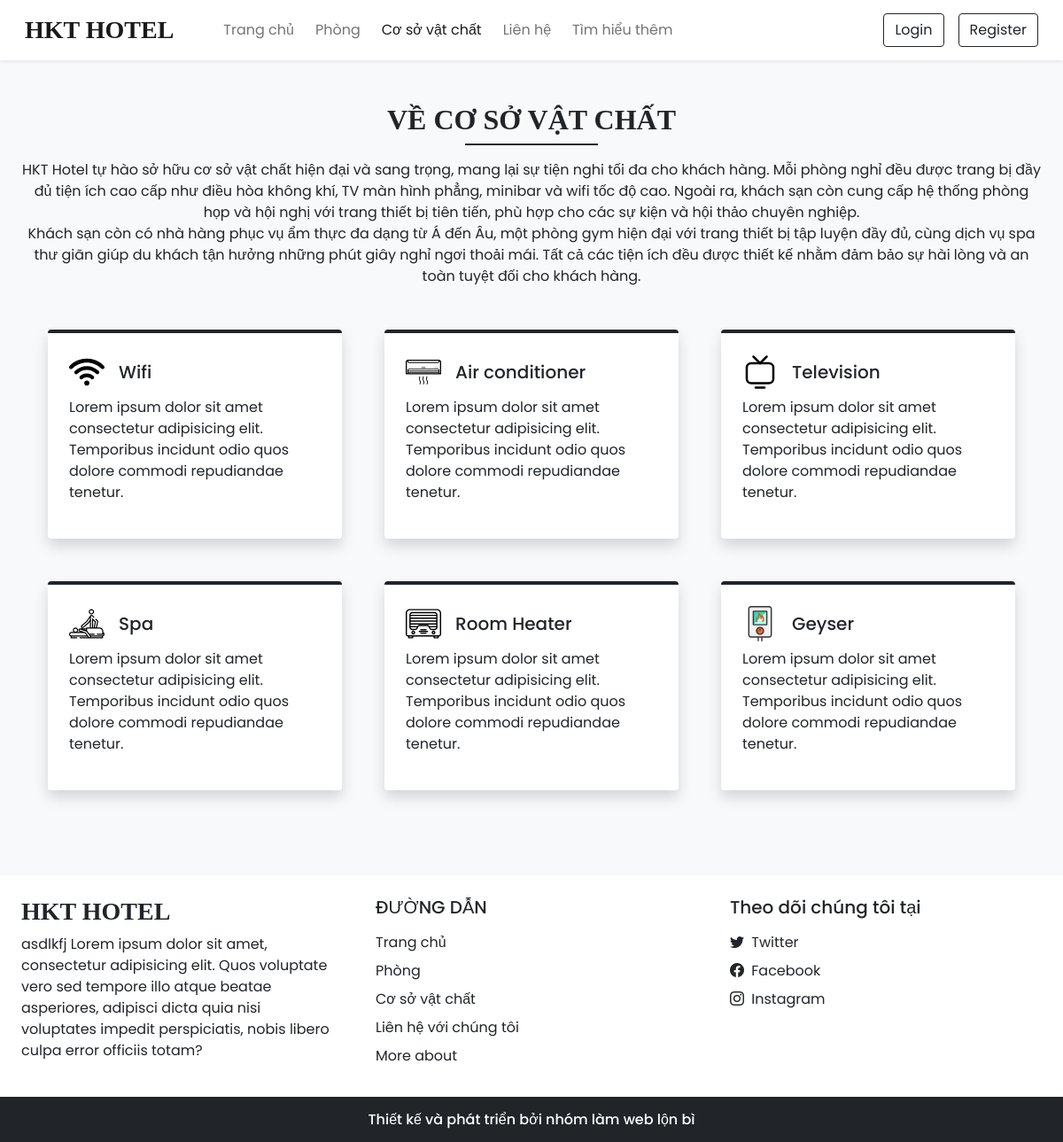
Screenshot of /facilities.php with the database file from the repository.
### tables this page shows
CREATE TABLE `settings` (
  `sr_no` int(11) NOT NULL,
  `site_title` varchar(50) NOT NULL,
  `site_about` varchar(250) NOT NULL,
  `shutdown` tinyint(1) NOT NULL
);

CREATE TABLE `facilities` (
  `id` int(11) NOT NULL,
  `icon` varchar(100) NOT NULL,
  `name` varchar(50) NOT NULL,
  `description` varchar(250) NOT NULL
);

### admin/inc/db_config.php (called while the page is built, shortened)
<?php
  function selectAll($table)
  {
    $con = $GLOBALS['con'];
    $res = mysqli_query($con,"SELECT * FROM $table");
    return $res;
  }
  function select($sql,$values,$datatypes)
  {
    $con = $GLOBALS['con'];
    if($stmt = mysqli_prepare($con,$sql))
    {
      mysqli_stmt_bind_param($stmt,$datatypes,...$values);
      if(mysqli_stmt_execute($stmt)){
        $res = mysqli_stmt_get_result($stmt);
        return $res;
      }
      else{
        mysqli_stmt_close($stmt);
        die("Query cannot be executed - Select");
      }
    }
    else{
      die("Query cannot be prepared - Select");
    }
  }
?>

### facilities.php (the view, shortened to what this page needs)
<!DOCTYPE html>
<html lang="en">
<head>
  <?php require('inc/links.php'); ?>
</head>
<body class="bg-light">
  <?php require('inc/header.php'); ?>
  <div class="my-5 px-4">
    <h2 class="fw-bold h-font text-center">VỀ CƠ SỞ VẬT CHẤT</h2>
    <div class="h-line bg-dark"></div>
    <p class="text-center mt-3">
    HKT Hotel tự hào sở hữu cơ sở vật chất hiện đại và sang trọng, mang lại sự tiện nghi tối đa cho khách hàng. Mỗi phòng nghỉ đều được trang bị đầy đủ tiện ích cao cấp như điều hòa không khí, TV màn hình phẳng, minibar và wifi tốc độ cao. Ngoài ra, khách sạn còn cung cấp hệ thống phòng họp và hội nghị với trang thiết bị tiên tiến, phù hợp cho các sự kiện và hội thảo chuyên nghiệp.<br>
Khách sạn còn có nhà hàng phục vụ ẩm thực đa dạng từ Á đến Âu, một phòng gym hiện đại với trang thiết bị tập luyện đầy đủ, cùng dịch vụ spa thư giãn giúp du khách tận hưởng những phút giây nghỉ ngơi thoải mái. Tất cả các tiện ích đều được thiết kế nhằm đảm bảo sự hài lòng và an toàn tuyệt đối cho khách hàng.
    </p>
  </div>
  <div class="container">
    <div class="row">
      <?php
        $res = selectAll('facilities');
        $path = FACILITIES_IMG_PATH;
        while($row = mysqli_fetch_assoc($res)){
          echo<<<data
            <div class="col-lg-4 col-md-6 mb-5 px-4">
              <div class="bg-white rounded shadow p-4 border-top border-4 border-dark pop">
                <div class="d-flex align-items-center mb-2">
                  <img src="$path$row[icon]" width="40px">
                  <h5 class="m-0 ms-3">$row[name]</h5>
                </div>
                <p>$row[description]</p>
              </div>
            </div>
          data;
        }
      ?>
    </div>
  </div>
  <?php require('inc/footer.php'); ?>
</body>
</html>

### inc/header.php (shortened to what this page needs)
<nav id="nav-bar" class="navbar navbar-expand-lg navbar-light bg-white px-lg-3 py-lg-2 shadow-sm sticky-top">
  <div class="container-fluid">
    <a class="navbar-brand me-5 fw-bold fs-3 h-font " href="index.php">
      <?php echo $settings_r['site_title'] ?></a>
    <div class="collapse navbar-collapse" id="navbarSupportedContent">
      <ul class="navbar-nav me-auto mb-2 mb-lg-0">
        <li class="nav-item">
          <a class="nav-link me-2" href="index.php">Trang chủ</a>
        </li>
        <li class="nav-item">
          <a class="nav-link me-2" href="rooms.php">Phòng</a>
        </li>
        <li class="nav-item">
          <a class="nav-link me-2" href="facilities.php">Cơ sở vật chất</a>
        </li>
        <li class="nav-item">
          <a class="nav-link me-2" href="contact.php">Liên hệ</a>
        </li>
        <li class="nav-item">
          <a class="nav-link" href="about.php">Tìm hiểu thêm</a>
        </li>
      </ul>
      <div class="d-flex">
        <?php
          if(isset($_SESSION['login']) && $_SESSION['login']==true)
          {
            $path = USERS_IMG_PATH;
            echo<<<data
              <div class="btn-group">
                <button type="button" class="btn btn-outline-dark shadow-none dropdown-toggle" data-bs-toggle="dropdown" data-bs-display="static" aria-expanded="false">
                  <img src="$path$_SESSION[uPic]" style="width: 25px; height: 25px;" class="me-1 rounded-circle">
                  $_SESSION[uName]
                </button>
                <ul class="dropdown-menu dropdown-menu-lg-end">
                  <li><a class="dropdown-item" href="profile.php">Profile</a></li>
                  <li><a class="dropdown-item" href="bookings.php">Bookings</a></li>
                  <li><a class="dropdown-item" href="logout.php">Logout</a></li>
                </ul>
              </div>
            data;
          }
          else
          {
            echo<<<data
              <button type="button" class="btn btn-outline-dark shadow-none me-lg-3 me-2" data-bs-toggle="modal" data-bs-target="#loginModal">
                Login
              </button>
              <button type="button" class="btn btn-outline-dark shadow-none" data-bs-toggle="modal" data-bs-target="#registerModal">
                Register
              </button>
            data;
          }
        ?>
      </div>
    </div>
  </div>
</nav>

### inc/footer.php (shortened to what this page needs)
<div class="container-fluid bg-white mt-5">
  <div class="row">
    <div class="col-lg-4 p-4">
      <h3 class="h-font fw-bold fs-3 mb-2"><?php echo $settings_r['site_title'] ?></h3>
      <p>
        <?php echo $settings_r['site_about'] ?>
      </p>
    </div>
    <div class="col-lg-4 p-4">
      <h5 class="mb-3">ĐƯỜNG DẪN</h5>
      <a href="index.php" class="d-inline-block mb-2 text-dark text-decoration-none">Trang chủ</a> <br>
      <a href="rooms.php" class="d-inline-block mb-2 text-dark text-decoration-none">Phòng</a> <br>
      <a href="facilities.php" class="d-inline-block mb-2 text-dark text-decoration-none">Cơ sở vật chất</a> <br>
      <a href="contact.php" class="d-inline-block mb-2 text-dark text-decoration-none">Liên hệ với chúng tôi</a> <br>
      <a href="about.php" class="d-inline-block mb-2 text-dark text-decoration-none">More about</a>
    </div>
    <div class="col-lg-4 p-4">
        <h5 class="mb-3">Theo dõi chúng tôi tại</h5>
        <?php
          if($contact_r['tw']!=''){
            echo<<<data
              <a href="$contact_r[tw]" class="d-inline-block text-dark text-decoration-none mb-2">
                <i class="bi bi-twitter me-1"></i> Twitter
              </a><br>
            data;
          }
        ?>
        <a href="<?php echo $contact_r['fb'] ?>" class="d-inline-block text-dark text-decoration-none mb-2">
          <i class="bi bi-facebook me-1"></i> Facebook
        </a><br>
        <a href="<?php echo $contact_r['insta'] ?>" class="d-inline-block text-dark text-decoration-none">
          <i class="bi bi-instagram me-1"></i> Instagram
        </a><br>
    </div>
  </div>
</div>
<h6 class="text-center bg-dark text-white p-3 m-0">Thiết kế và phát triển bởi nhóm làm web lộn bì</h6>

### CSS/common.css (style rules this page uses)
:root { --teal: #2ec1ac; --teal_hover: #279e8c; }
* { font-family: 'Poppins', sans-serif; }
.h-font { font-family: 'Merienda', cursive; }
.h-line { width: 150px; margin: 0 auto; height: 1.7px; }

### rows the page displays
settings: site_title "HKT HOTEL", site_about "asdlkfj Lorem ipsum dolor sit amet, consectetur adipisicing elit. Quos voluptate vero sed tempore illo atque beatae asperiores, adipisci dicta quia nisi voluptates impedit perspiciatis, nobis libero culpa error officiis totam?"
facilities: icon (picture), name "Wifi", description "Lorem ipsum dolor sit amet consectetur adipisicing elit. Temporibus incidunt odio quos dolore commodi repudiandae tenetur."
facilities: icon (picture), name "Air conditioner", description "Lorem ipsum dolor sit amet consectetur adipisicing elit. Temporibus incidunt odio quos dolore commodi repudiandae tenetur."
facilities: icon (picture), name "Television", description "Lorem ipsum dolor sit amet consectetur adipisicing elit. Temporibus incidunt odio quos dolore commodi repudiandae tenetur."
facilities: icon (picture), name "Spa", description "Lorem ipsum dolor sit amet consectetur adipisicing elit. Temporibus incidunt odio quos dolore commodi repudiandae tenetur."
facilities: icon (picture), name "Room Heater", description "Lorem ipsum dolor sit amet consectetur adipisicing elit. Temporibus incidunt odio quos dolore commodi repudiandae tenetur."
facilities: icon (picture), name "Geyser", description "Lorem ipsum dolor sit amet consectetur adipisicing elit. Temporibus incidunt odio quos dolore commodi repudiandae tenetur."
